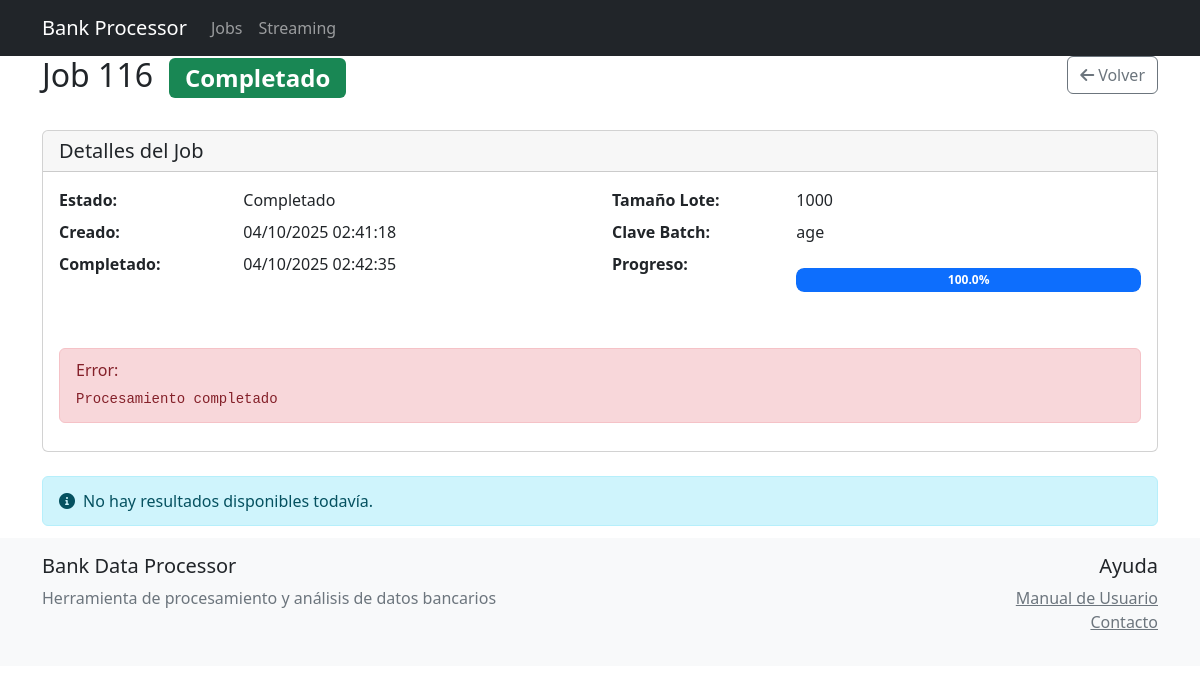
Page /jobs/116/ on the committed database.
### processor/models.py (models this page shows, shortened)
class ProcessingJob(models.Model):
    STATUS_CHOICES = [
        ('pending', 'Pendiente'),
        ('processing', 'Procesando'),
        ('completed', 'Completado'),
        ('error', 'Error')
    ]
    batch_key = models.CharField(max_length=50, help_text='Columna usada para fragmentación')
    batch_size = models.IntegerField(help_text='Número de registros por lote')
    total_records = models.IntegerField(default=0)
    processed_records = models.IntegerField(default=0)
    status = models.CharField(max_length=20, choices=STATUS_CHOICES, default='pending')
    error_message = models.TextField(blank=True, null=True)
    started_at = models.DateTimeField(default=timezone.now)
    completed_at = models.DateTimeField(null=True, blank=True)
    class Meta:
        ordering = ['-started_at']
    @property
    def progress(self):
        if self.total_records == 0:
            return 0
        return round((self.processed_records / self.total_records) * 100, 2)

### processor/views.py (the view)
# urls.py: path('jobs/<int:pk>/', views.JobDetailView.as_view(), name='job_detail'),
class JobDetailView(DetailView):
    model = ProcessingJob
    template_name = 'processor/job_detail.html'
    context_object_name = 'job'

### processor/templates/processor/job_detail.html (shortened to what this page needs)
{% extends "processor/base.html" %}
{% block content %}
<div class="container">
    <div class="row mb-4">
        <div class="col-md-8">
            <h2>
                Job {{ job.id }}
                <span class="badge bg-{{ job.status|yesno:'success,warning,danger' }} ms-2">
                    {{ job.get_status_display }}
                </span>
            </h2>
        </div>
        <div class="col-md-4 text-end">
            <a href="{% url 'processor:job_list' %}" class="btn btn-outline-secondary">
                <i class="fas fa-arrow-left me-1"></i>Volver
            </a>
        </div>
    </div>
    <div class="card mb-4">
        <div class="card-header">
            <h5 class="card-title mb-0">Detalles del Job</h5>
        </div>
        <div class="card-body">
            <div class="row">
                <div class="col-md-6">
                    <dl class="row">
                        <dt class="col-sm-4">Estado:</dt>
                        <dd class="col-sm-8">{{ job.get_status_display }}</dd>
                        <dt class="col-sm-4">Creado:</dt>
                        <dd class="col-sm-8">{{ job.started_at|date:"d/m/Y H:i:s" }}</dd>
                        <dt class="col-sm-4">Completado:</dt>
                        <dd class="col-sm-8">
                            {% if job.completed_at %}
                                {{ job.completed_at|date:"d/m/Y H:i:s" }}
                            {% else %}
                                -
                            {% endif %}
                        </dd>
                    </dl>
                </div>
                <div class="col-md-6">
                    <dl class="row">
                        <dt class="col-sm-4">Tamaño Lote:</dt>
                        <dd class="col-sm-8">{{ job.batch_size }}</dd>
                        <dt class="col-sm-4">Clave Batch:</dt>
                        <dd class="col-sm-8">{{ job.batch_key }}</dd>
                        <dt class="col-sm-4">Progreso:</dt>
                        <dd class="col-sm-8">
                            <div class="progress">
                                <div class="progress-bar" role="progressbar"
                                     style="width: {{ job.progress }}%">
                                    {{ job.progress }}%
                                </div>
                            </div>
                        </dd>
                    </dl>
                </div>
            </div>
            {% if job.error_message %}
            <div class="alert alert-danger mt-3">
                <h6 class="alert-heading">Error:</h6>
                <pre class="mb-0">{{ job.error_message }}</pre>
            </div>
            {% endif %}
        </div>
    </div>
    {% if results %}
    <div class="card">
        <div class="card-header d-flex justify-content-between align-items-center">
            <h5 class="card-title mb-0">Resultados por Lotes</h5>
            <div class="btn-group">
                <button class="btn btn-sm btn-outline-primary" id="toggleChart">
                    <i class="fas fa-chart-line me-1"></i>Ver Gráfico
                </button>
                <button class="btn btn-sm btn-outline-primary" id="toggleTable">
                    <i class="fas fa-table me-1"></i>Ver Tabla
                </button>
            </div>
        </div>
        <div class="card-body">
            <div id="metricsChart" style="height: 400px;" class="mb-4"></div>
            <div class="table-responsive">
                <table class="table table-hover">
                    <thead class="table-light">
                        <tr>
                            <th>Lote</th>
                            <th>Registros</th>
                            <th>Accuracy</th>
                            <th>Precision</th>
                            <th>Recall</th>
                            <th>F1 Score</th>
                            <th>Tiempo (s)</th>
                        </tr>
                    </thead>
                    <tbody>
                        {% for result in results %}
                        <tr>
                            <td>{{ result.batch_number }}</td>
                            <td>{{ result.records_processed }}</td>
                            <td>{{ result.accuracy|floatformat:4 }}</td>
                            <td>{{ result.precision|floatformat:4 }}</td>
                            <td>{{ result.recall|floatformat:4 }}</td>
                            <td>{{ result.f1_score|floatformat:4 }}</td>
                            <td>{{ result.processing_time|floatformat:2 }}</td>
                        </tr>
                        {% endfor %}
                    </tbody>
                    <tfoot class="table-light">
                        <tr>
                            <th>Promedio</th>
                            <td>{{ total_records }}</td>
                            <td>{{ avg_accuracy|floatformat:4 }}</td>
                            <td>-</td>
                            <td>-</td>
                            <td>{{ avg_f1|floatformat:4 }}</td>
                            <td>{{ total_time|floatformat:2 }}</td>
                        </tr>
                    </tfoot>
                </table>
            </div>
        </div>
    </div>
    {% else %}
    <div class="alert alert-info">
        <i class="fas fa-info-circle me-2"></i>No hay resultados disponibles todavía.
    </div>
    {% endif %}
</div>
{% endblock %}

### processor/static/processor/enhanced-styles.css (style rules this page uses)
.progress { height: 1.5rem; background-color: #e9ecef; border-radius: 0.5rem; box-shadow: inset 0 1px 2px rgba(0,0,0,.1); margin: 1rem 0; }
.progress-bar { height: 100%; border-radius: 0.5rem; background-color: #0d6efd; transition: width .6s ease; display: flex; align-items: center; justify-content: center; color: white; font-weight: 600; }

### processor/static/processor/alerts.css (style rules this page uses)
.auto-alert { transition: opacity 0.35s ease, transform 0.25s ease, max-height 0.35s ease, margin 0.25s ease, padding 0.25s ease; opacity: 1; transform: translateY(0); overflow: hidden; max-height: 600px; margin: .75rem 0; padding: .75rem 1rem; }
.auto-alert-slide { transform: translateY(-8px); opacity: 0; max-height: 0; }
.auto-alert-slide.show { transform: translateY(0); opacity: 1; max-height: 600px; }

### rows in the picture
ProcessingJob: id "116", status "Completado", started_at "04/10/2025 02:41:18", completed_at "04/10/2025 02:42:35", batch_size "1000", batch_key "age", progress "100.0", error_message "Procesamiento completado"
